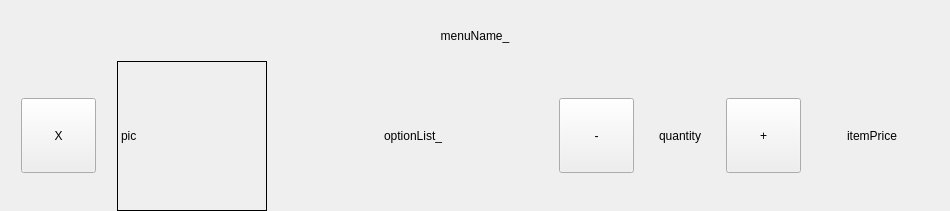
<?xml version="1.0" encoding="UTF-8"?>
<ui version="4.0">
 <class>Form</class>
 <widget class="QWidget" name="Form">
  <property name="geometry">
   <rect>
    <x>0</x>
    <y>0</y>
    <width>950</width>
    <height>211</height>
   </rect>
  </property>
  <property name="sizePolicy">
   <sizepolicy hsizetype="Fixed" vsizetype="Preferred">
    <horstretch>0</horstretch>
    <verstretch>0</verstretch>
   </sizepolicy>
  </property>
  <property name="minimumSize">
   <size>
    <width>950</width>
    <height>0</height>
   </size>
  </property>
  <property name="maximumSize">
   <size>
    <width>1050</width>
    <height>123123</height>
   </size>
  </property>
  <property name="windowTitle">
   <string>Form</string>
  </property>
  <property name="styleSheet">
   <string notr="true"/>
  </property>
  <layout class="QGridLayout" name="gridLayout">
   <property name="leftMargin">
    <number>0</number>
   </property>
   <property name="rightMargin">
    <number>0</number>
   </property>
   <property name="bottomMargin">
    <number>0</number>
   </property>
   <property name="spacing">
    <number>0</number>
   </property>
   <item row="0" column="0">
    <widget class="QLabel" name="menuName_">
     <property name="sizePolicy">
      <sizepolicy hsizetype="MinimumExpanding" vsizetype="MinimumExpanding">
       <horstretch>0</horstretch>
       <verstretch>0</verstretch>
      </sizepolicy>
     </property>
     <property name="minimumSize">
      <size>
       <width>300</width>
       <height>50</height>
      </size>
     </property>
     <property name="maximumSize">
      <size>
       <width>16777215</width>
       <height>50</height>
      </size>
     </property>
     <property name="styleSheet">
      <string notr="true"/>
     </property>
     <property name="text">
      <string>menuName_</string>
     </property>
     <property name="alignment">
      <set>Qt::AlignCenter</set>
     </property>
    </widget>
   </item>
   <item row="1" column="0">
    <layout class="QHBoxLayout" name="horizontalLayout">
     <item>
      <widget class="QPushButton" name="btn_cartRemove">
       <property name="sizePolicy">
        <sizepolicy hsizetype="Fixed" vsizetype="Fixed">
         <horstretch>0</horstretch>
         <verstretch>0</verstretch>
        </sizepolicy>
       </property>
       <property name="minimumSize">
        <size>
         <width>75</width>
         <height>75</height>
        </size>
       </property>
       <property name="maximumSize">
        <size>
         <width>75</width>
         <height>75</height>
        </size>
       </property>
       <property name="text">
        <string>X</string>
       </property>
      </widget>
     </item>
     <item>
      <widget class="QLabel" name="menuPic_">
       <property name="sizePolicy">
        <sizepolicy hsizetype="Preferred" vsizetype="Fixed">
         <horstretch>0</horstretch>
         <verstretch>0</verstretch>
        </sizepolicy>
       </property>
       <property name="minimumSize">
        <size>
         <width>150</width>
         <height>150</height>
        </size>
       </property>
       <property name="maximumSize">
        <size>
         <width>150</width>
         <height>150</height>
        </size>
       </property>
       <property name="frameShape">
        <enum>QFrame::Box</enum>
       </property>
       <property name="text">
        <string>pic</string>
       </property>
      </widget>
     </item>
     <item>
      <widget class="QLabel" name="optionList_">
       <property name="minimumSize">
        <size>
         <width>250</width>
         <height>150</height>
        </size>
       </property>
       <property name="maximumSize">
        <size>
         <width>250</width>
         <height>150</height>
        </size>
       </property>
       <property name="text">
        <string>optionList_</string>
       </property>
       <property name="alignment">
        <set>Qt::AlignCenter</set>
       </property>
      </widget>
     </item>
     <item>
      <widget class="QPushButton" name="btn_cartAmountDec">
       <property name="sizePolicy">
        <sizepolicy hsizetype="Fixed" vsizetype="Fixed">
         <horstretch>0</horstretch>
         <verstretch>0</verstretch>
        </sizepolicy>
       </property>
       <property name="minimumSize">
        <size>
         <width>75</width>
         <height>75</height>
        </size>
       </property>
       <property name="maximumSize">
        <size>
         <width>75</width>
         <height>75</height>
        </size>
       </property>
       <property name="text">
        <string>-</string>
       </property>
      </widget>
     </item>
     <item>
      <widget class="QLabel" name="quantity_">
       <property name="sizePolicy">
        <sizepolicy hsizetype="Preferred" vsizetype="Preferred">
         <horstretch>0</horstretch>
         <verstretch>0</verstretch>
        </sizepolicy>
       </property>
       <property name="minimumSize">
        <size>
         <width>50</width>
         <height>50</height>
        </size>
       </property>
       <property name="maximumSize">
        <size>
         <width>50</width>
         <height>50</height>
        </size>
       </property>
       <property name="frameShape">
        <enum>QFrame::NoFrame</enum>
       </property>
       <property name="text">
        <string>quantity</string>
       </property>
       <property name="alignment">
        <set>Qt::AlignCenter</set>
       </property>
      </widget>
     </item>
     <item>
      <widget class="QPushButton" name="btn_cartAmountInc">
       <property name="sizePolicy">
        <sizepolicy hsizetype="Fixed" vsizetype="Fixed">
         <horstretch>0</horstretch>
         <verstretch>0</verstretch>
        </sizepolicy>
       </property>
       <property name="minimumSize">
        <size>
         <width>75</width>
         <height>75</height>
        </size>
       </property>
       <property name="maximumSize">
        <size>
         <width>75</width>
         <height>75</height>
        </size>
       </property>
       <property name="text">
        <string>+</string>
       </property>
      </widget>
     </item>
     <item>
      <widget class="QLabel" name="itemPrice_">
       <property name="minimumSize">
        <size>
         <width>100</width>
         <height>50</height>
        </size>
       </property>
       <property name="maximumSize">
        <size>
         <width>100</width>
         <height>50</height>
        </size>
       </property>
       <property name="text">
        <string>itemPrice</string>
       </property>
       <property name="alignment">
        <set>Qt::AlignCenter</set>
       </property>
      </widget>
     </item>
    </layout>
   </item>
  </layout>
 </widget>
 <resources/>
 <connections>
  <connection>
   <sender>btn_cartAmountInc</sender>
   <signal>clicked()</signal>
   <receiver>Form</receiver>
   <slot>cartItemAmount_Increase()</slot>
   <hints>
    <hint type="sourcelabel">
     <x>793</x>
     <y>130</y>
    </hint>
    <hint type="destinationlabel">
     <x>830</x>
     <y>88</y>
    </hint>
   </hints>
  </connection>
  <connection>
   <sender>btn_cartAmountDec</sender>
   <signal>clicked()</signal>
   <receiver>Form</receiver>
   <slot>cartItemAmount_Decrease()</slot>
   <hints>
    <hint type="sourcelabel">
     <x>610</x>
     <y>140</y>
    </hint>
    <hint type="destinationlabel">
     <x>720</x>
     <y>68</y>
    </hint>
   </hints>
  </connection>
  <connection>
   <sender>btn_cartRemove</sender>
   <signal>clicked()</signal>
   <receiver>Form</receiver>
   <slot>cartItem_Remove()</slot>
   <hints>
    <hint type="sourcelabel">
     <x>45</x>
     <y>129</y>
    </hint>
    <hint type="destinationlabel">
     <x>0</x>
     <y>25</y>
    </hint>
   </hints>
  </connection>
 </connections>
 <slots>
  <slot>cartItem_Remove()</slot>
  <slot>cartItemAmount_Increase()</slot>
  <slot>cartItemAmount_Decrease()</slot>
 </slots>
</ui>
